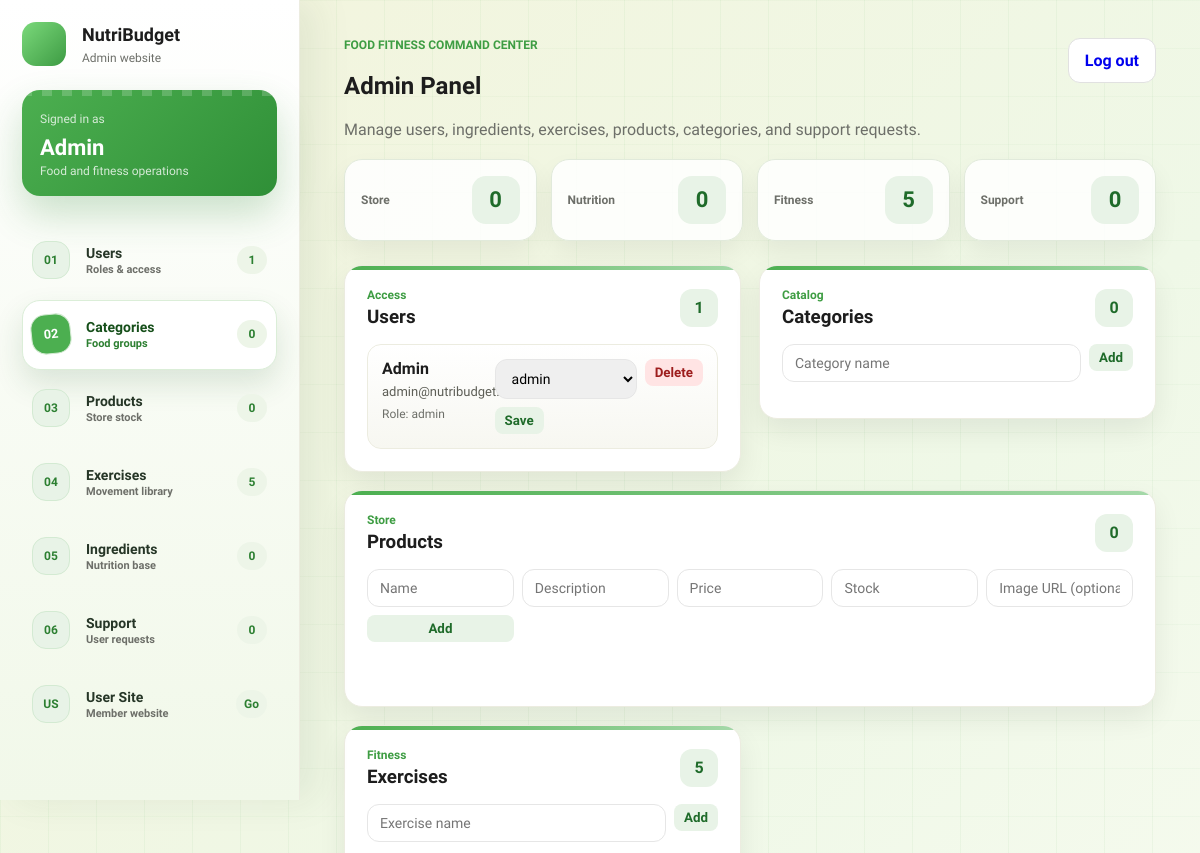
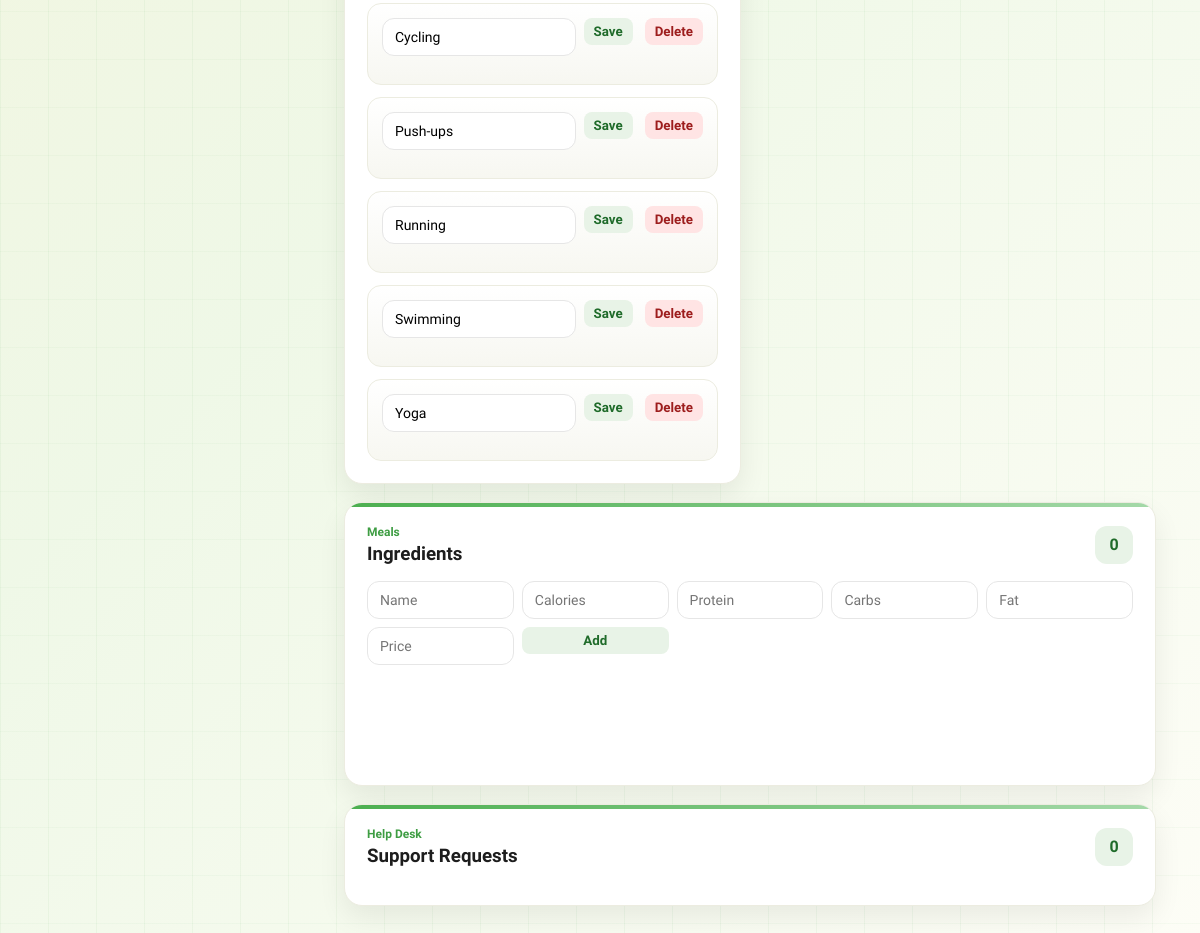
The app's page /view/admin/index.php (signed in) with its own data (2 pictures, top to bottom).
### tables this page shows
CREATE TABLE `user` (
  id INT AUTO_INCREMENT PRIMARY KEY,
  name VARCHAR(100) NOT NULL,
  email VARCHAR(150) NOT NULL UNIQUE,
  password VARCHAR(255) NOT NULL,
  role ENUM('admin','user') NOT NULL DEFAULT 'user'
);

CREATE TABLE exercise (
  id INT AUTO_INCREMENT PRIMARY KEY,
  name VARCHAR(150) NOT NULL
);

### Model/UserModel.php (called while the page is built, shortened)
<?php
class UserModel
{
    public function getById($id)
    {
        $db = config::getConnexion();
        $stmt = $db->prepare('SELECT * FROM user WHERE id = :id');
        $stmt->execute(['id' => $id]);
        return $stmt->fetch();
    }
    public function listUsers()
    {
        $db = config::getConnexion();
        return $db->query('SELECT id, name, email, role FROM user ORDER BY id DESC')->fetchAll();
    }
}
?>

### controller/UserC.php (called while the page is built, shortened)
<?php
require_once __DIR__ . '/../Model/UserModel.php';
class UserC
{
    private $model;
    public function __construct()
    {
        $this->model = new UserModel();
    }
    public function getById($id)
    {
        return $this->model->getById($id);
    }
    public function listUsers()
    {
        return $this->model->listUsers();
    }
}
?>

### controller/auth.php (called while the page is built, shortened)
<?php
require_once __DIR__ . '/UserC.php';
function refresh_current_user($loginPath = 'login.php')
{
    $userController = new UserC();
    $freshUser = $userController->getById((int) $_SESSION['user']['id']);
    return $freshUser;
}
function require_admin($loginPath = 'login.php', $fallbackPath = 'dashboard.php')
{
    $user = refresh_current_user($loginPath);
}
?>

### Model/ProductModel.php (called while the page is built, shortened)
<?php
class ProductModel
{
    public function listAll()
    {
        $db = config::getConnexion();
        return $db->query('SELECT * FROM product ORDER BY created_at DESC')->fetchAll();
    }
}
?>

### controller/ProductC.php (called while the page is built, shortened)
<?php
require_once __DIR__ . '/../Model/ProductModel.php';
class ProductC
{
    private $model;
    public function __construct()
    {
        $this->model = new ProductModel();
    }
    public function listAll()
    {
        return $this->model->listAll();
    }
}
?>

### controller/AdminPageController.php (called while the page is built, shortened)
<?php
require_once __DIR__ . '/UserC.php';
require_once __DIR__ . '/ProductC.php';
class AdminPageController
{
    public function handle($user, $redirectTo = 'admin.php')
    {
        $userController = new UserC();
        $ingredientController = new IngredientC();
        $supportController = new SupportC();
        $exerciseController = new ExerciseC();
        $productController = new ProductC();
        $categoryController = new CategoryC();
        $products = $productController->listAll();
        $productCategoryIds = [];
        return [
            'users' => $userController->listUsers(),
            'ingredients' => $ingredientController->listAll(),
            'requests' => $supportController->listAll(),
            'exercises' => $exerciseController->listExercises(),
            'products' => $products,
            'categories' => $categoryController->listAll(),
            'productCategoryIds' => $productCategoryIds
        ];
    }
}
?>

### Model/ExerciseModel.php (called while the page is built, shortened)
<?php
class ExerciseModel
{
    public function listExercises()
    {
        $db = config::getConnexion();
        return $db->query('SELECT * FROM exercise ORDER BY name')->fetchAll();
    }
}
?>

### controller/ExerciseC.php (called while the page is built, shortened)
<?php
require_once __DIR__ . '/../Model/ExerciseModel.php';
class ExerciseC
{
    private $model;
    public function __construct()
    {
        $this->model = new ExerciseModel();
    }
    public function listExercises()
    {
        return $this->model->listExercises();
    }
}
?>

### view/admin/index.php (the view, shortened to what this page needs)
<?php
require_once __DIR__ . '/../../controller/auth.php';
require_once __DIR__ . '/../../controller/AdminPageController.php';
require_admin('../login.php', '../dashboard.php');
$user = $_SESSION['user'];
$adminPageController = new AdminPageController();
[
  'users' => $users,
  'ingredients' => $ingredients,
  'requests' => $requests,
  'exercises' => $exercises,
  'products' => $products,
  'categories' => $categories,
  'productCategoryIds' => $productCategoryIds
] = $adminPageController->handle($user, 'index.php');
if (!function_exists('e')) {
  function e($value)
  {
    return htmlspecialchars((string) $value);
  }
}
?>
<!doctype html>
<html lang="en">
<head>
  <link rel="stylesheet" href="../styles.css" />
</head>
<body>
  <div class="app" data-view="admin">
    <main class="admin-layout">
      <aside class="admin-sidebar">
        <div class="admin-side-shell">
          <div class="brand small">
            <div class="brand-mark"></div>
            <div>
              <h1>NutriBudget</h1>
              <p>Admin website</p>
            </div>
          </div>
          <div class="admin-profile-card">
            <span>Signed in as</span>
            <strong><?= e($user['name']) ?></strong>
            <p>Food and fitness operations</p>
          </div>
          <nav class="admin-nav" aria-label="Admin sections">
            <a class="nav-link active" href="#users">
              <span class="nav-chip">01</span>
              <span class="nav-copy"><strong>Users</strong><small>Roles & access</small></span>
              <span class="nav-count"><?= count($users) ?></span>
            </a>
            <a class="nav-link" href="#categories">
              <span class="nav-chip">02</span>
              <span class="nav-copy"><strong>Categories</strong><small>Food groups</small></span>
              <span class="nav-count"><?= count($categories) ?></span>
            </a>
            <a class="nav-link" href="#products">
              <span class="nav-chip">03</span>
              <span class="nav-copy"><strong>Products</strong><small>Store stock</small></span>
              <span class="nav-count"><?= count($products) ?></span>
            </a>
            <a class="nav-link" href="#exercises">
              <span class="nav-chip">04</span>
              <span class="nav-copy"><strong>Exercises</strong><small>Movement library</small></span>
              <span class="nav-count"><?= count($exercises) ?></span>
            </a>
            <a class="nav-link" href="#ingredients">
              <span class="nav-chip">05</span>
              <span class="nav-copy"><strong>Ingredients</strong><small>Nutrition base</small></span>
              <span class="nav-count"><?= count($ingredients) ?></span>
            </a>
            <a class="nav-link" href="#support">
              <span class="nav-chip">06</span>
              <span class="nav-copy"><strong>Support</strong><small>User requests</small></span>
              <span class="nav-count"><?= count($requests) ?></span>
            </a>
            <a class="nav-link admin-portal-link" href="../access.php?target=user">
              <span class="nav-chip">US</span>
              <span class="nav-copy"><strong>User Site</strong><small>Member website</small></span>
              <span class="nav-count">Go</span>
            </a>
          </nav>
        </div>
      </aside>
      <section class="admin-content">
        <header class="page-head admin-head">
          <div>
            <p class="admin-kicker">Food fitness command center</p>
            <h2>Admin Panel</h2>
            <p>Manage users, ingredients, exercises, products, categories, and support requests.</p>
          </div>
          <a class="btn ghost" href="../logout.php">Log out</a>
        </header>
        <div class="admin-signal-row">
          <a class="admin-signal" href="#products">
            <span>Store</span>
            <strong><?= count($products) ?></strong>
          </a>
          <a class="admin-signal" href="#ingredients">
            <span>Nutrition</span>
            <strong><?= count($ingredients) ?></strong>
          </a>
          <a class="admin-signal" href="#exercises">
            <span>Fitness</span>
            <strong><?= count($exercises) ?></strong>
          </a>
          <a class="admin-signal" href="#support">
            <span>Support</span>
            <strong><?= count($requests) ?></strong>
          </a>
        </div>
        <div class="admin-grid">
          <section class="admin-panel" id="users">
            <div class="admin-panel-head">
              <div>
                <p>Access</p>
                <h3>Users</h3>
              </div>
              <span><?= count($users) ?></span>
            </div>
            <div class="admin-list">
              <?php foreach ($users as $u): ?>
                <article class="admin-item">
                  <div class="admin-item-main">
                    <h4><?= e($u['name']) ?></h4>
                    <p><?= e($u['email']) ?></p>
                    <div class="meta"><span>Role: <?= e($u['role']) ?></span></div>
                  </div>
                  <div class="admin-actions">
                    <form method="post" class="admin-inline">
                      <select name="role">
                        <option value="admin" <?= $u['role'] === 'admin' ? 'selected' : '' ?>>admin</option>
                      </select>
                      <button class="icon-btn" type="submit">Save</button>
                    </form>
                    <form method="post">
                      <button class="icon-btn danger" type="submit">Delete</button>
                    </form>
                  </div>
                </article>
              <?php endforeach; ?>
            </div>
          </section>
          <section class="admin-panel" id="categories">
            <div class="admin-panel-head">
              <div>
                <p>Catalog</p>
                <h3>Categories</h3>
              </div>
              <span><?= count($categories) ?></span>
            </div>
            <form method="post" class="admin-form compact" novalidate>
              <input type="text" name="c_name" placeholder="Category name" />
              <button class="icon-btn" type="submit">Add</button>
            </form>
          </section>
          <section class="admin-panel wide" id="products">
            <div class="admin-panel-head">
              <div>
                <p>Store</p>
                <h3>Products</h3>
              </div>
              <span><?= count($products) ?></span>
            </div>
            <form method="post" class="admin-form grid-form" id="product-form" novalidate>
              <input type="text" name="p_name" id="p-name" placeholder="Name" />
              <input type="text" name="p_description" id="p-description" placeholder="Description" />
              <input type="text" name="p_price" id="p-price" placeholder="Price" />
              <input type="text" name="p_stock" id="p-stock" placeholder="Stock" />
              <input type="text" name="p_image_url" id="p-image" placeholder="Image URL (optional)" />
              <button class="icon-btn" type="submit">Add</button>
              <small class="error" data-error-for="p-name"></small>
              <small class="error" data-error-for="p-description"></small>
              <small class="error" data-error-for="p-price"></small>
              <small class="error" data-error-for="p-stock"></small>
            </form>
          </section>
          <section class="admin-panel" id="exercises">
            <div class="admin-panel-head">
              <div>
                <p>Fitness</p>
                <h3>Exercises</h3>
              </div>
              <span><?= count($exercises) ?></span>
            </div>
            <form method="post" class="admin-form compact" novalidate>
              <input type="text" name="name" placeholder="Exercise name" />
              <button class="icon-btn" type="submit">Add</button>
            </form>
            <div class="admin-list">
              <?php foreach ($exercises as $ex): ?>
                <article class="admin-item">
                  <form method="post" class="admin-form compact" novalidate>
                    <input type="text" name="name" value="<?= e($ex['name']) ?>" />
                    <button class="icon-btn" type="submit">Save</button>
                  </form>
                  <form method="post">
                    <button class="icon-btn danger" type="submit">Delete</button>
                  </form>
                </article>
              <?php endforeach; ?>
            </div>
          </section>
          <section class="admin-panel wide" id="ingredients">
            <div class="admin-panel-head">
              <div>
                <p>Meals</p>
                <h3>Ingredients</h3>
              </div>
              <span><?= count($ingredients) ?></span>
            </div>
            <form method="post" class="admin-form grid-form" id="ingredient-form" novalidate>
              <input type="text" name="name" id="ing-name" placeholder="Name" required minlength="2" maxlength="80" />
              <input type="number" name="calories" id="ing-calories" placeholder="Calories" required min="0" max="5000" step="1" />
              <input type="number" name="protein" id="ing-protein" placeholder="Protein" required min="0" max="1000" step="0.01" />
              <input type="number" name="carbs" id="ing-carbs" placeholder="Carbs" required min="0" max="1000" step="0.01" />
              <input type="number" name="fat" id="ing-fat" placeholder="Fat" required min="0" max="1000" step="0.01" />
              <input type="number" name="price" id="ing-price" placeholder="Price" required min="0" max="999999" step="0.01" />
              <button class="icon-btn" type="submit">Add</button>
              <small class="error" data-error-for="ing-name"></small>
              <small class="error" data-error-for="ing-calories"></small>
              <small class="error" data-error-for="ing-protein"></small>
              <small class="error" data-error-for="ing-carbs"></small>
              <small class="error" data-error-for="ing-fat"></small>
              <small class="error" data-error-for="ing-price"></small>
            </form>
          </section>
          <section class="admin-panel wide" id="support">
            <div class="admin-panel-head">
              <div>
                <p>Help Desk</p>
                <h3>Support Requests</h3>
              </div>
              <span><?= count($requests) ?></span>
            </div>
          </section>
        </div>
      </section>
    </main>
  </div>
</body>
</html>

### records on screen
user: name "Admin", email "admin@nutribudget.com", role "admin"
exercise: name "Cycling"
exercise: name "Push-ups"
exercise: name "Running"
exercise: name "Swimming"
exercise: name "Yoga"

### other values on screen
count($users) "1"
count($categories) "0"
count($products) "0"
count($exercises) "5"
count($ingredients) "0"
count($requests) "0"
